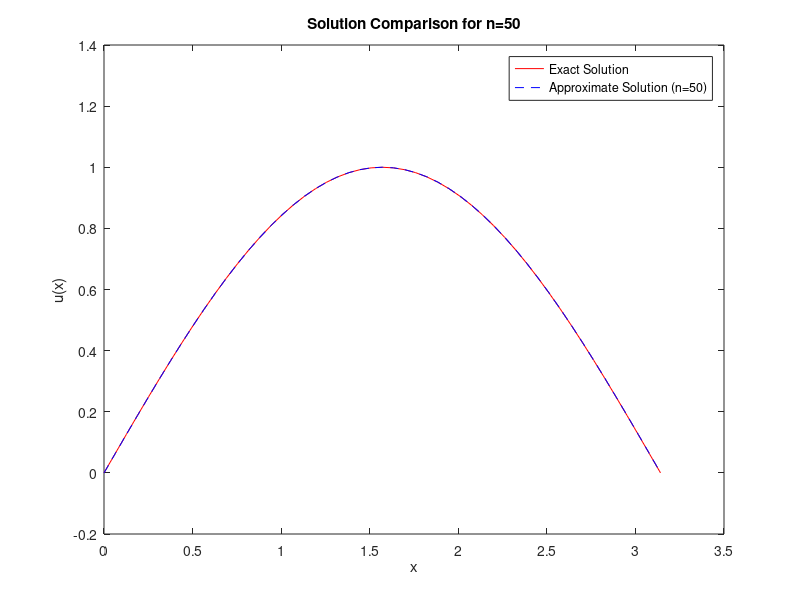
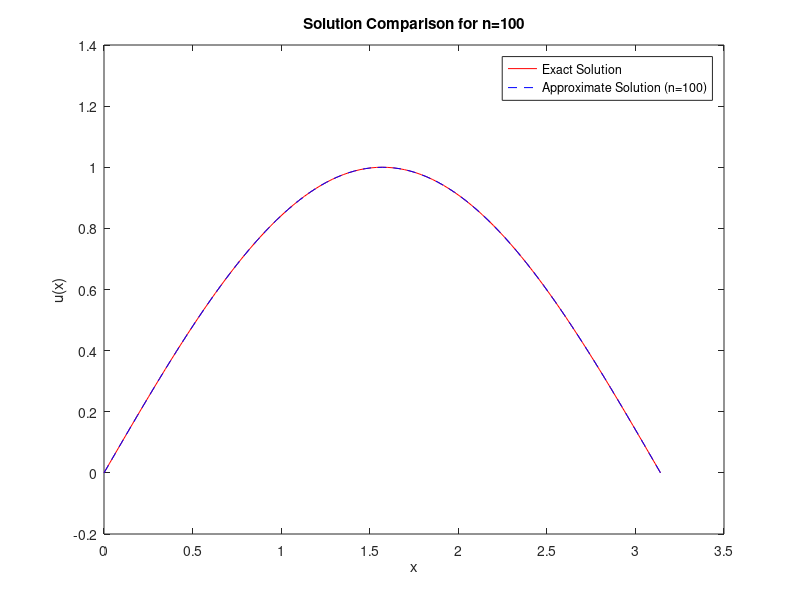
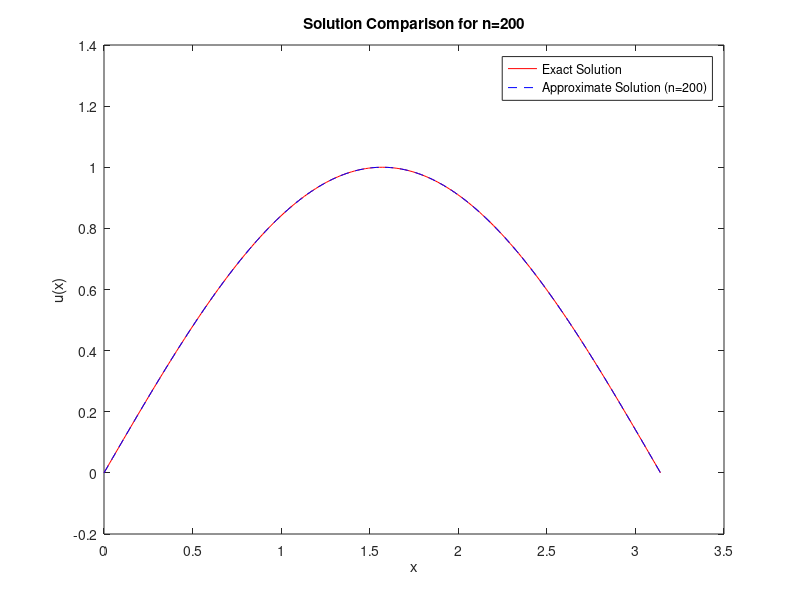
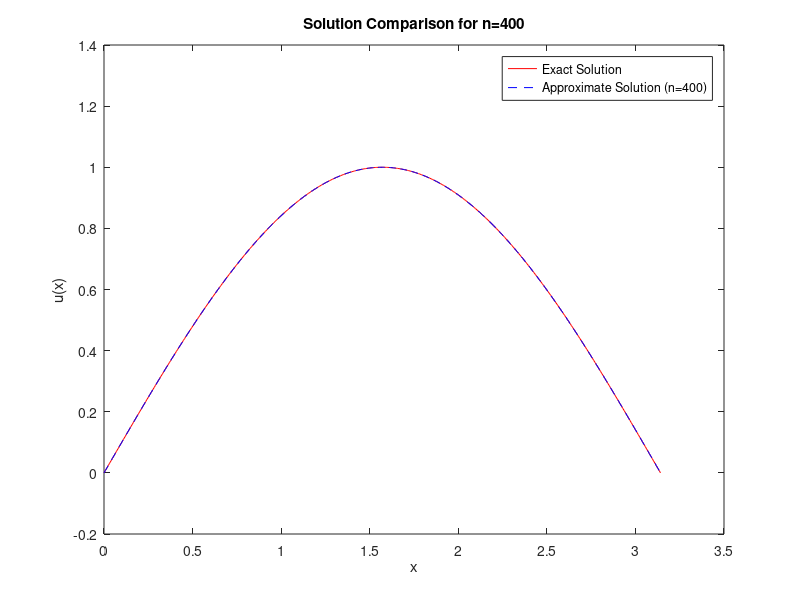

Here is the MATLAB script that generated these plots, in order:
function fredholm_integral_equation()
    % Define the exact solution and functions f and k
    exact_solution = @(x) sin(x);
    f = @(x) (x + 1) .* sin(x) + pi;
    k = @(x, s) x + s;

    % Define the range of n values to be tested
    n_values = [50, 100, 200, 400, 800];
    errors = zeros(size(n_values));
    
    % Loop over each n value and solve the integral equation
    for idx = 1:length(n_values)
        n = n_values(idx);
        [x, u_approx] = solve_fredholm(n, f, k);
        u_exact = exact_solution(x);
        errors(idx) = max(abs(u_exact - u_approx));
        
        % Plot exact and approximate solutions
        figure;
        plot(x, u_exact, 'r-', 'DisplayName', 'Exact Solution');
        hold on;
        plot(x, u_approx, 'b--', 'DisplayName', sprintf('Approximate Solution (n=%d)', n));
        xlabel('x');
        ylabel('u(x)');
        title(sprintf('Solution Comparison for n=%d', n));
        legend;
        hold off;
    end

    % Display the errors for each n value
    for idx = 1:length(n_values)
        fprintf('Error for n=%d: %f\n', n_values(idx), errors(idx));
    end

    % Plot the error vs. number of subintervals
    figure;
    loglog(n_values, errors, 'o-');
    xlabel('Number of Subintervals (n)');
    ylabel('Error');
    title('Error vs Number of Subintervals');
    grid on;
end

function [x, u_approx] = solve_fredholm(n, f, k)
    a = 0;
    b = pi;
    lambda = 1;
    x = linspace(a, b, n + 1)';
    h = (b - a) / n;

    A = zeros(n + 1, n + 1);
    b_vector = zeros(n + 1, 1);

    for i = 1:n + 1
        A(i, i) = 1;
        for j = 1:n
            A(i, j) = A(i, j) + 0.5 * lambda * h * k(x(i), x(j));
            A(i, j + 1) = A(i, j + 1) + 0.5 * lambda * h * k(x(i), x(j + 1));
        end
        b_vector(i) = f(x(i));
        b_vector(i) = sin(x(i))+ quad(@(s) (x(i)+s).*sin(s),0,pi);

    end

    u_approx = A \ b_vector;
end
